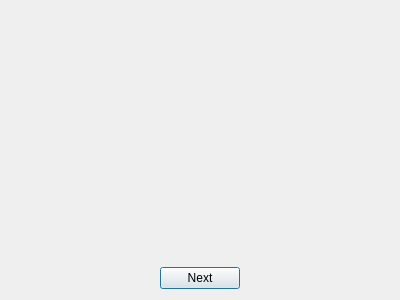
<?xml version="1.0" encoding="UTF-8"?>
<ui version="4.0">
 <class>SettingDialog</class>
 <widget class="QDialog" name="SettingDialog">
  <property name="geometry">
   <rect>
    <x>0</x>
    <y>0</y>
    <width>400</width>
    <height>300</height>
   </rect>
  </property>
  <property name="windowTitle">
   <string>Dialog</string>
  </property>
  <layout class="QVBoxLayout" name="verticalLayout">
   <item>
    <widget class="QLabel" name="DrivesLabel">
     <property name="text">
      <string/>
     </property>
    </widget>
   </item>
   <item>
    <layout class="QHBoxLayout" name="horizontalLayout">
     <item>
      <spacer name="horizontalSpacer">
       <property name="orientation">
        <enum>Qt::Horizontal</enum>
       </property>
       <property name="sizeHint" stdset="0">
        <size>
         <width>40</width>
         <height>20</height>
        </size>
       </property>
      </spacer>
     </item>
     <item>
      <widget class="QPushButton" name="NextButton">
       <property name="text">
        <string>Next</string>
       </property>
      </widget>
     </item>
     <item>
      <spacer name="horizontalSpacer_2">
       <property name="orientation">
        <enum>Qt::Horizontal</enum>
       </property>
       <property name="sizeHint" stdset="0">
        <size>
         <width>40</width>
         <height>20</height>
        </size>
       </property>
      </spacer>
     </item>
    </layout>
   </item>
  </layout>
 </widget>
 <resources/>
 <connections/>
</ui>
